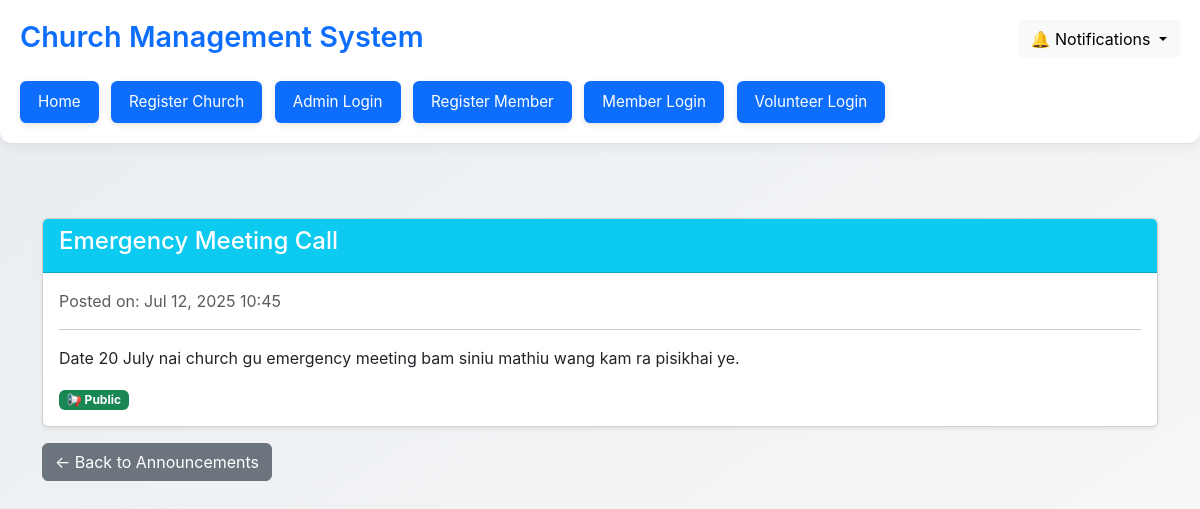
Page /member-announcement/16/ (signed in) on the committed database.
### church/models.py (models this page shows, shortened)
class Announcement(models.Model):
    church = models.ForeignKey(Church, on_delete=models.CASCADE)
    title = models.CharField(max_length=255)
    content = models.TextField(blank=True)  # Announcement message
    created_by = models.ForeignKey(User, on_delete=models.SET_NULL, null=True, blank=True)
    event = models.ForeignKey(Event, on_delete=models.SET_NULL, null=True, blank=True)
    user = models.ForeignKey(User, on_delete=models.CASCADE, related_name='personal_announcements', null=True, blank=True, help_text="Leave blank for public announcements.")
    is_public = models.BooleanField(default=True)
    is_read = models.BooleanField(default=False)  # Only for personal announcements
    created_at = models.DateTimeField(auto_now_add=True)
    class Meta:
        ordering = ['-created_at']
    def is_notification(self):
        return self.user is not None and not self.is_public

### church/views.py (the view)
# urls.py: path('member-announcement/<int:pk>/', MemberAnnouncementDetailView.as_view(), name='member_announcement_detail'),
class MemberAnnouncementDetailView(LoginRequiredMixin, DetailView):
    model = Announcement
    template_name = 'church/member_announcement_detail.html'
    context_object_name = 'announcement'
    def get_queryset(self):
        user = self.request.user
        if hasattr(user, 'member'):
            church = user.member.church
            return Announcement.objects.filter(
                church=church
            ).filter(
                Q(is_public=True, user__isnull=True) | Q(user=user)
            )
        else:
            return Announcement.objects.none()

### church/templates/church/member_announcement_detail.html
{% extends 'base_generic.html' %}
{% block content %}
<div class="container mt-4">
    <div class="card shadow-sm">
        <div class="card-header bg-info text-white">
            <h4>{{ announcement.title }}</h4>
        </div>
        <div class="card-body">
            <p class="text-muted">Posted on: {{ announcement.created_at|date:"M d, Y H:i" }}</p>
            <hr>
            <p>{{ announcement.content|linebreaks }}</p>
            {% if announcement.is_notification %}
                <span class="badge bg-warning text-dark">🔔 Notification</span>
            {% else %}
                <span class="badge bg-success">📢 Public</span>
            {% endif %}
        </div>
    </div>
    <div class="mt-3">
        <a href="{% url 'church:member_announcements' %}" class="btn btn-secondary">← Back to Announcements</a>
    </div>
</div>
{% endblock %}

### church/templates/base_generic.html (style rules this page uses)
body { background: linear-gradient(145deg, #e9ecef, #f8f9fa); font-family: 'Inter', sans-serif; min-height: 100vh; }

### rows in the picture
Announcement: title "Emergency Meeting Call", created_at "Jul 12, 2025 10:45", content "Date 20 July nai church gu emergency meeting bam siniu mathiu wang kam ra pisikhai ye."
